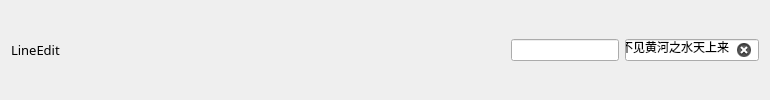
                <widget class="QWidget" name="widget_10" native="true">
                 <layout class="QGridLayout" name="gridLayout_13">
                  <item row="0" column="0">
                   <widget class="QLabel" name="label_10">
                    <property name="font">
                     <font>
                      <family>微软雅黑</family>
                      <pointsize>10</pointsize>
                      <bold>false</bold>
                     </font>
                    </property>
                    <property name="text">
                     <string>LineEdit</string>
                    </property>
                   </widget>
                  </item>
                  <item row="0" column="1">
                   <spacer name="horizontalSpacer_6">
                    <property name="orientation">
                     <enum>Qt::Horizontal</enum>
                    </property>
                    <property name="sizeHint" stdset="0">
                     <size>
                      <width>445</width>
                      <height>20</height>
                     </size>
                    </property>
                   </spacer>
                  </item>
                  <item row="0" column="3">
                   <widget class="QLineEdit" name="lineEdit">
                    <property name="minimumSize">
                     <size>
                      <width>0</width>
                      <height>0</height>
                     </size>
                    </property>
                    <property name="text">
                     <string>君不见黄河之水天上来</string>
                    </property>
                    <property name="clearButtonEnabled">
                     <bool>true</bool>
                    </property>
                   </widget>
                  </item>
                  <item row="0" column="2">
                   <widget class="QLineEdit" name="lineEditSerach"/>
                  </item>
                 </layout>
                </widget>
